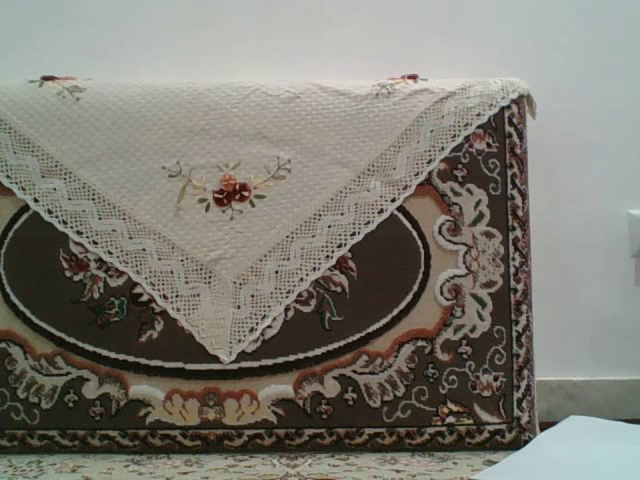
#> input picture frame 18 of pic/cam.mp4, 640 x 480 px, given in place of video.mp4, which was not available
$ python 2_2.py
#> lines starting #> are read from the running program, lines starting #| are printed output that depends on the picture
import numpy as np
import cv2
Video = cv2.VideoCapture('video.mp4')
gray_img = cv2.imread('background.jpg',0)

width = int(Video.get(cv2.CAP_PROP_FRAME_WIDTH) + 0.5)
height = int(Video.get(cv2.CAP_PROP_FRAME_HEIGHT) + 0.5)
fourcc = cv2.VideoWriter_fourcc(*'mp4v')
out = cv2.VideoWriter('gray_video.mp4', fourcc, 10, (1920, 1080),False)
while(1):
    ret, frame = Video.read()
#> frame is the input picture: shape (480, 640, 3); mean B, G, R 115.8, 124.4, 126.3
    if ret==True:
        gray_frame = cv2.cvtColor(frame, cv2.COLOR_BGR2GRAY)
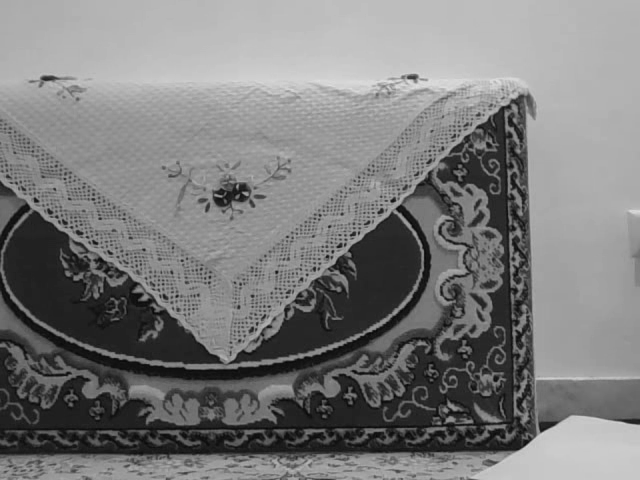
#> gray_frame: shape (480, 640); min 6, max 226, mean 124
#> (the run stopped early here; a loop or call above may not have finished)

$ run again, starting later in the video
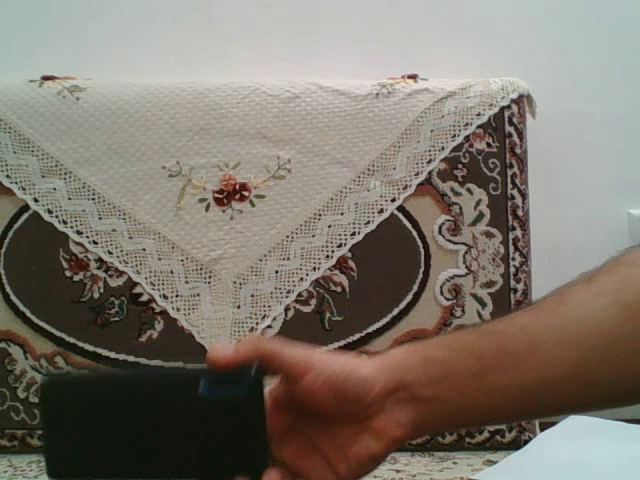
#> input picture frame 82 of pic/cam.mp4, 640 x 480 px, given in place of video.mp4, which was not available
#> frame is the input picture: shape (480, 640, 3); mean B, G, R 109.8, 119.7, 126.7
#> `gray_frame = cv2.cvtColor(frame, cv2.COLOR_BGR2GRAY)`:
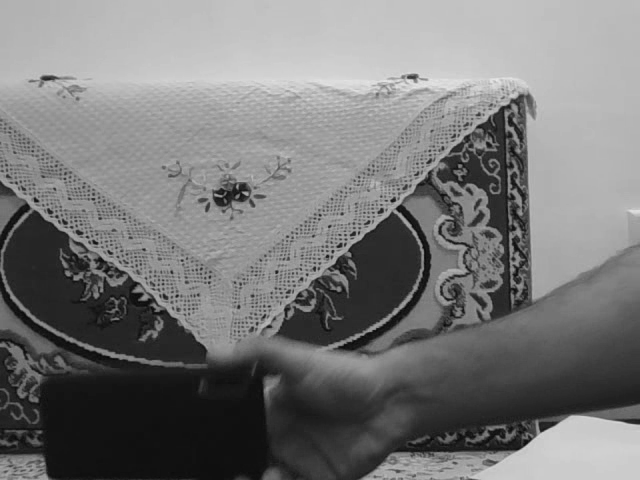
#> gray_frame: shape (480, 640); min 8, max 233, mean 120.6
